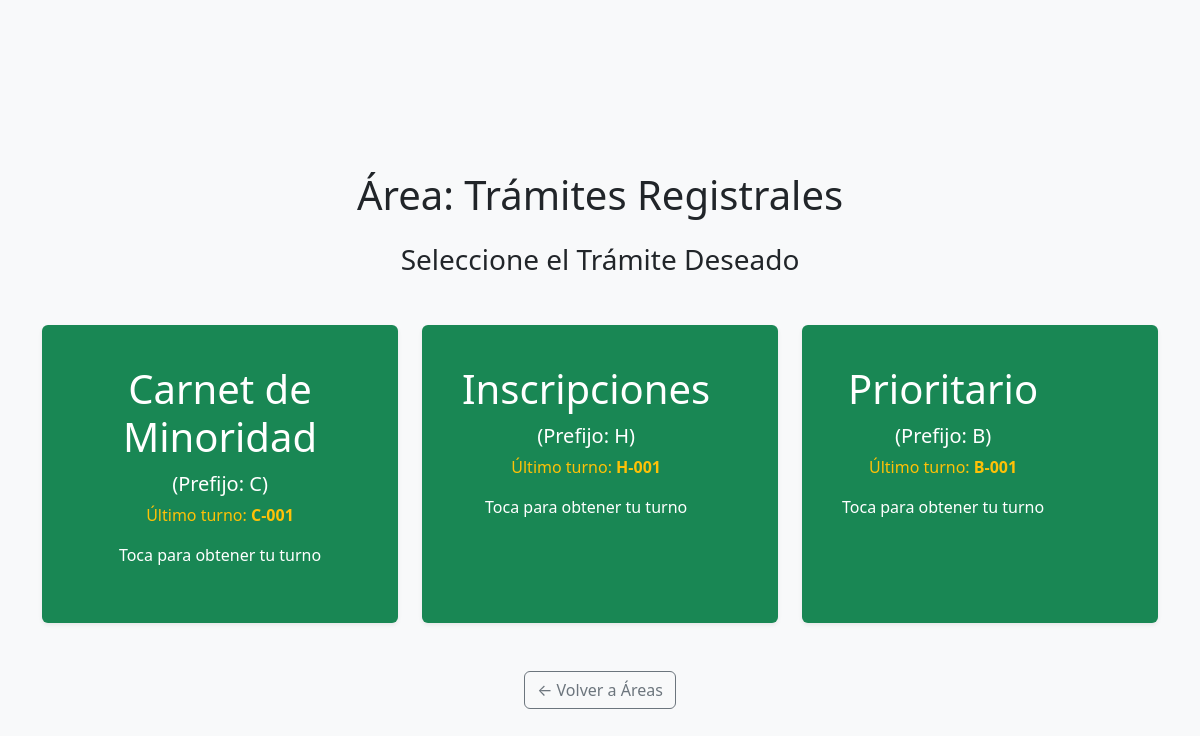
/index.php?id_area=2, run on the app's committed database.
### tables this page shows
CREATE TABLE IF NOT EXISTS `areas` (
  `id_area` int(11) NOT NULL AUTO_INCREMENT,
  `nombre_area` varchar(100) NOT NULL,
  `descripcion` text DEFAULT NULL,
  `activo` tinyint(1) NOT NULL DEFAULT 1,
  `termino_ubicacion` varchar(50) NOT NULL DEFAULT 'Escritorio' COMMENT 'Ej: Escritorio, Módulo, Puerta, Ventanilla',
  PRIMARY KEY (`id_area`)
);

CREATE TABLE IF NOT EXISTS `tipos_tramite` (
  `id_tramite` int(11) NOT NULL AUTO_INCREMENT,
  `id_area` int(11) NOT NULL COMMENT 'FK al área principal',
  `nombre_tramite` varchar(100) NOT NULL COMMENT 'Ej: Renovación de Licencia, Pago de Multas',
  `prefijo_letra` char(1) NOT NULL COMMENT 'Ej: R, M, S',
  `ultimo_turno_diario` int(11) NOT NULL DEFAULT 0,
  `activo` tinyint(1) NOT NULL DEFAULT 1,
  `prioridad` int(11) NOT NULL DEFAULT 0 COMMENT 'Nivel de prioridad (0=Normal, 1=Alta)',
  PRIMARY KEY (`id_tramite`),
  UNIQUE KEY `prefijo_letra` (`prefijo_letra`),
  KEY `id_area` (`id_area`),
  CONSTRAINT `tipos_tramite_ibfk_1` FOREIGN KEY (`id_area`) REFERENCES `areas` (`id_area`) ON DELETE CASCADE ON UPDATE CASCADE
);

### index.php (the view, shortened to what this page needs)
<?php
require_once 'config.php';
$mensaje = "";
$numero_generado = "";
$area_generada = "";
$area_seleccionada_id = (int)($_GET['id_area'] ?? 0);
$area_seleccionada_nombre = "";
$tramites_result = null;
if ($_SERVER["REQUEST_METHOD"] == "POST" && isset($_POST['id_tramite'])) {
    $id_tramite = $mysqli->real_escape_string($_POST['id_tramite']);
    $mysqli->begin_transaction();
    try {
        $stmt = $mysqli->prepare("
            SELECT
                t.prefijo_letra, t.ultimo_turno_diario, t.nombre_tramite, t.id_area,
                a.nombre_area
            FROM tipos_tramite t
            JOIN areas a ON t.id_area = a.id_area
            WHERE t.id_tramite = ? FOR UPDATE
        ");
        $stmt->bind_param("i", $id_tramite);
        $stmt->execute();
        $result = $stmt->get_result();
        if ($result->num_rows == 0) {
            throw new Exception("Trámite no válido o inactivo.");
        }
        $data = $result->fetch_assoc();
        $prefijo = $data['prefijo_letra'];
        $area_nombre = $data['nombre_area'];
        $tramite_nombre = $data['nombre_tramite'];
        $id_area = $data['id_area'];
        $nuevo_correlativo = $data['ultimo_turno_diario'] + 1;
        $numero_formateado = $prefijo . '-' . str_pad($nuevo_correlativo, 3, '0', STR_PAD_LEFT);
        $numero_generado = $numero_formateado;
        $area_generada = $area_nombre . " / " . $tramite_nombre;
        $stmt = $mysqli->prepare("UPDATE tipos_tramite SET ultimo_turno_diario = ? WHERE id_tramite = ?");
        $stmt->bind_param("ii", $nuevo_correlativo, $id_tramite);
        if (!$stmt->execute()) {
             throw new Exception("Error al actualizar el contador del trámite: " . $stmt->error);
        }
        $stmt = $mysqli->prepare("INSERT INTO turnos (id_area, id_tramite, numero_correlativo, numero_completo, estado) VALUES (?, ?, ?, ?, 'ESPERA')");
        $stmt->bind_param("iiss", $id_area, $id_tramite, $nuevo_correlativo, $numero_formateado);
        if (!$stmt->execute()) {
            throw new Exception("Error al insertar el turno. Revise la clave foránea o el 'id_tramite': " . $stmt->error);
        }
        $mysqli->commit();
        $mensaje = "¡Turno generado con éxito para {$tramite_nombre}! Su número es: <br><strong class='display-1 text-primary'>{$numero_formateado}</strong><p class='mt-3'>Por favor, tome su ticket.</p>";
    } catch (Exception $e) {
        $mysqli->rollback();
        $mensaje = "<div class='alert alert-danger'>Error crítico al generar el turno. ❌<br>Detalles: " . $e->getMessage() . "</div>";
    }
}
elseif ($area_seleccionada_id > 0) {
    $stmt = $mysqli->prepare("SELECT nombre_area FROM areas WHERE id_area = ? AND activo = TRUE");
    $stmt->bind_param("i", $area_seleccionada_id);
    $stmt->execute();
    $result = $stmt->get_result();
    $area_data = $result->fetch_assoc();
    $area_seleccionada_nombre = $area_data['nombre_area'];
    $stmt = $mysqli->prepare("SELECT id_tramite, nombre_tramite, prefijo_letra, ultimo_turno_diario FROM tipos_tramite WHERE id_area = ? AND activo = TRUE ORDER BY nombre_tramite");
    $stmt->bind_param("i", $area_seleccionada_id);
    $stmt->execute();
    $tramites_result = $stmt->get_result();
}
?>
<!DOCTYPE html>
<html lang="es">
<head>
    <link href="https://cdn.jsdelivr.net/npm/bootstrap@5.3.3/dist/css/bootstrap.min.css" rel="stylesheet">
</head>
<body class="bg-light">
    <div class="container mt-5">
        <?php if (!empty($mensaje)):  ?>
            <div class="alert alert-success text-center p-5" role="alert">
                <?= $mensaje; ?>
                <hr>
                <button onclick="imprimirTicket('<?php echo $numero_generado; ?>', '<?php echo $area_generada; ?>')" class="btn btn-lg btn-primary mt-3 me-3">
                    🖨️ Imprimir Ticket
                </button>
                <button onclick="window.location.href='index.php'" class="btn btn-lg btn-secondary mt-3">
                    Volver al Quiosco
                </button>
            </div>
            <div id="ticket-imprimir" style="display: none;"></div>
        <?php elseif ($area_seleccionada_id > 0 && $tramites_result && $tramites_result->num_rows > 0):  ?>
            <h1 class="text-center mb-4">Área: <?php echo htmlspecialchars($area_seleccionada_nombre); ?></h1>
            <h3 class="text-center mb-5">Seleccione el Trámite Deseado</h3>
            <div class="row justify-content-center">
                <?php while($row = $tramites_result->fetch_assoc()):
                    $ultimo_numero_completo = $row['prefijo_letra'] . '-' . str_pad($row['ultimo_turno_diario'], 3, '0', STR_PAD_LEFT);
                ?>
                <div class="col-md-4 mb-4">
                    <form method="POST" action="index.php" class="h-100">
                        <button type="submit" class="tramite-card card text-center p-4 shadow-sm w-100 h-100 border-0 bg-success text-white">
                            <div class="card-body">
                                <h2 class="card-title display-6"><?php echo htmlspecialchars($row['nombre_tramite']); ?></h2>
                                <p class="card-text fs-5 mb-1">(Prefijo: <?php echo $row['prefijo_letra']; ?>)</p>
                                <p class="fs-6 text-warning">Último turno: <strong><?php echo $ultimo_numero_completo; ?></strong></p>
                                <p class="mt-3">Toca para obtener tu turno</p>
                            </div>
                        </button>
                    </form>
                </div>
                <?php endwhile; ?>
            </div>
            <p class="text-center mt-4"><a href="index.php" class="btn btn-outline-secondary">← Volver a Áreas</a></p>
        <?php endif; ?>
    </div>
</body>
</html>

### index.php (style rules this page uses)
.area-card, .tramite-card { cursor: pointer; transition: transform 0.2s, box-shadow 0.2s; }
.container { min-height: 100vh; display: flex; flex-direction: column; justify-content: center; }

### data on the page
areas: nombre_area "Trámites Registrales"
tipos_tramite: nombre_tramite "Carnet de Minoridad", prefijo_letra "C", ultimo_numero_completo "C-001"
tipos_tramite: nombre_tramite "Inscripciones", prefijo_letra "H", ultimo_numero_completo "H-001"
tipos_tramite: nombre_tramite "Prioritario", prefijo_letra "B", ultimo_numero_completo "B-001"
